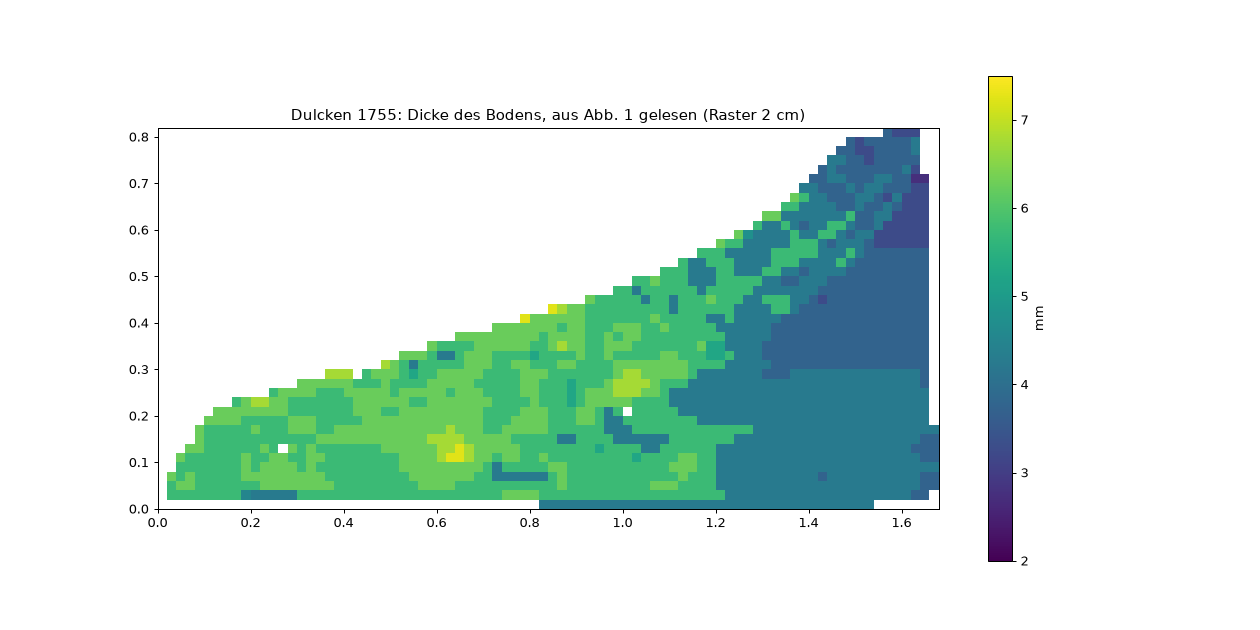

Source code (Python):
"""Liest die Dickenkarte des Dulcken-Bodens aus Abb. 1 (Bader, Plath & Kontopidis 2025): je Bildpunkt die
naechste Farbe der Farbskala (Stufen von 0,5 mm), dann auf ein Raster von 2 cm im Mass von Abb. 2.

    python dulcken_dicke.py <abb1.png> <ziel.json> [kontrolle.png]

Massstab und Lage (aus Abb. 2 und dem Vergleich der Umrisse): Abb. 2 hat 14 px je cm, der Boden liegt dort in
x 92..2421, y 76..1191; Abb. 1 (auf 1960 px Breite verkleinert) zeigt denselben Boden in x 111..1631, unten y 790.
Koordinaten des Rasters: X laengs vom Schwanz (links) in m, Y quer von der geraden Wand (unten) in m.
"""
import json
import sys

import numpy as np
from PIL import Image
from scipy import ndimage

Image.MAX_IMAGE_PIXELS = None
PX2 = 14.0                    # px je cm in Abb. 2
K = 1520.0 / 2329.0           # Abb. 2 -> Abb. 1 (verkleinert)
SCHRITT = 0.02                # m


def main():
    a1 = np.asarray(Image.open(sys.argv[1]).convert("RGB").resize((1960, 1018), Image.LANCZOS)).astype(float)
    # Die Karte liegt halb deckend ueber einem Foto: ihre Farben treffen die Farbskala nicht genau. Zuordnung
    # der vorkommenden Kartenfarben (Haeufungen, `…_dulcken_mischung.py`) zu den Stufen von Hand, geprueft an den
    # im Text genannten Werten (Bass um 5,7, hinter der Querleiste 4,3, Diskant um 2,4, groesste um 7,5 mm):
    tafel = [((60, 100, 160), 2.75), ((127, 139, 178), 3.25), ((134, 154, 200), 2.75), ((137, 128, 133), 3.75),
             ((154, 132, 114), 4.25), ((196, 154, 125), 4.25), ((217, 159, 104), 4.75), ((238, 174, 105), 5.25),
             ((223, 185, 130), 5.75), ((242, 188, 127), 5.75), ((234, 201, 132), 6.25), ((237, 220, 134), 6.75),
             ((236, 230, 130), 7.25)]
    farben = np.array([f for f, _ in tafel], dtype=float)
    stufen = np.array([s for _, s in tafel])
    bild = a1[:830]
    abstand = np.linalg.norm(bild[:, :, None, :] - farben[None, None, :, :], axis=3)
    naechste = abstand.argmin(axis=2)
    guete = abstand.min(axis=2)
    dicke = stufen[naechste]
    mx, mn = bild.max(axis=2), bild.min(axis=2)
    foto = (mx - mn < 8.0) & (mx > 175.0)                       # das graue Foto ohne Karte
    gueltig = (guete < 38.0) & ~foto & (mx > 80.0)              # nicht Schrift und Linien
    dicke[~gueltig] = np.nan
    print("gueltige Bildpunkte:", int(gueltig.sum()))

    nx = int(round(2329.0 / PX2 / 100.0 / SCHRITT)) + 1
    ny = int(round(1115.0 / PX2 / 100.0 / SCHRITT)) + 1
    werte = np.full((ny, nx), np.nan)
    for j in range(ny):
        for i in range(nx):
            X, Y = i * SCHRITT, j * SCHRITT                    # m
            x2, y2 = 92.0 + X * 100.0 * PX2, 1191.0 - Y * 100.0 * PX2
            x1, y1 = 111.0 + (x2 - 92.0) * K, 790.0 - (1191.0 - y2) * K
            h = 6                                              # Fenster 13 px = 1,4 cm
            if not (h <= x1 < 1960 - h and h <= y1 < 830 - h):
                continue
            aus = dicke[int(y1) - h:int(y1) + h + 1, int(x1) - h:int(x1) + h + 1]
            if np.isfinite(aus).sum() >= 0.35 * aus.size:
                werte[j, i] = np.nanmedian(aus)
    print("Raster", nx, "x", ny, "Zellen mit Wert:", int(np.isfinite(werte).sum()))
    for name, x1, y1, soll in (("Bass", 250, 675, 5.72), ("Mitte", 830, 612, 5.56), ("hinter der Querleiste", 1327, 468, 4.29)):
        x2, y2 = 92.0 + (x1 - 111.0) / K, 1191.0 - (790.0 - y1) / K
        i, j = int(round((x2 - 92.0) / PX2 / 100.0 / SCHRITT)), int(round((1191.0 - y2) / PX2 / 100.0 / SCHRITT))
        nah = werte[max(j - 3, 0):j + 4, max(i - 3, 0):i + 4]
        print(f"  {name}: Abb. 1 nennt {soll} mm, gelesen im Umkreis von 6 cm Median {np.nanmedian(nah):.2f} mm (Stufen {np.nanmin(nah):.2f}..{np.nanmax(nah):.2f})")
    print("  Verteilung der Stufen (mm: Zellen):", {float(s): int((werte == s).sum()) for s in sorted(set(stufen.tolist())) if (werte == s).sum()})
    json.dump({"quelle": "Bader, Plath & Kontopidis 2025 (arXiv 2511.09037), Fig. 1: thickness map, read from the figure (bands of 0.5 mm)",
               "einheit": "mm; Raster in m: X laengs vom Schwanz, Y quer von der geraden Wand",
               "schritt": SCHRITT, "nx": nx, "ny": ny,
               "werte": [[None if not np.isfinite(v) else float(v) for v in zeile] for zeile in werte]},
              open(sys.argv[2], "w", encoding="utf-8"))
    if len(sys.argv) > 3:
        import matplotlib
        matplotlib.use("Agg")
        import matplotlib.pyplot as plt
        fig, ax = plt.subplots(figsize=(14, 7))
        bildchen = ax.imshow(werte, origin="lower", extent=(0, nx * SCHRITT, 0, ny * SCHRITT), cmap="viridis", vmin=2, vmax=7.5)
        fig.colorbar(bildchen, ax=ax, label="mm")
        ax.set_title("Dulcken 1755: Dicke des Bodens, aus Abb. 1 gelesen (Raster 2 cm)")
        fig.savefig(sys.argv[3], dpi=90)


if __name__ == "__main__":
    main()
